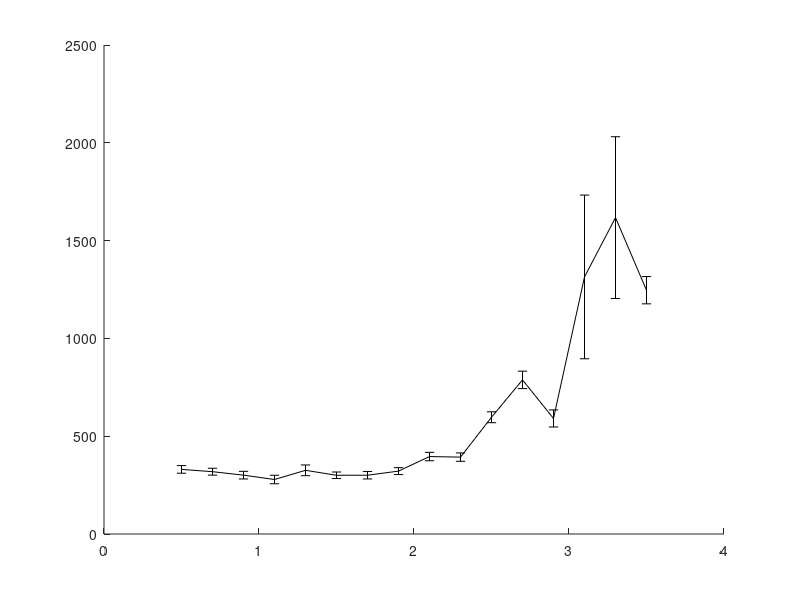

Here is the MATLAB script that generated this plot: (Note: this script raises an error after producing the figure.)
% In this experiment I compare the performance of the GD (with KDL) and the
% PCS on one scene with obstacles where the start and goal configurations
% are:
% State c_start = {0.5236, 1.7453, -1.8326, -1.4835,	1.5708,	0, 1.004278, 0.2729, 0.9486, -1.15011, 1.81001, -1.97739};
% State c_goal = {0.5236, 0.34907, 0.69813, -1.3963, 1.5708, 0, 0.7096, 1.8032, -1.7061, -1.6286, 1.9143, -2.0155}; // Robot 2 no backflip - Elbow down
% This while benchmarking the maximum step distance.
% With joint limits of the ABB robots.
% BiRRT planner
% last updated: 08/29/17

clear all
clc

%%
D1 = load('benchmark_BiRRT_PCS_3poles_rangeB_newNN.txt'); 

%%
D2 = load('benchmark_BiRRT_GD_3poles_rangeB_newNN.txt'); 
D2 = D2(D2(:,1) > 0.6,:);

%%
D3 = load('benchmark_BiRRT_HB_3poles_rangeB.txt'); 

%%
% PCS
rd = sort(unique(D1(:,1)));
for i = 1:length(rd)
    M = D1(D1(:,1)==rd(i), 2:end);
    td(i) = mean(M(:,4))*1e3;
    td_ste(i) = 1e3*std(M(:,4))/sqrt(size(M,1));
    nodes_d(i) =  mean(M(:,10));
    trees_d(i) =  mean(M(:,11));
    tlc_d(i) = mean(M(:,12))*1e3;
end

%%
% GD
rg = sort(unique(D2(:,1)));
for i = 1:length(rg)
    M = D2(D2(:,1)==rg(i), 2:end);
%     disp([i-1 rg(i)  size(M,1)])
    tg(i) = mean(M(:,4))*1e3;
    tg_ste(i) = 1e3*std(M(:,4))/sqrt(size(M,1));
    nodes_g(i) =  mean(M(:,10));
    trees_g(i) =  mean(M(:,11));
    tlc_g(i) = mean(M(:,12))*1e3;
end

%%
% HB
rb = sort(unique(D3(:,1)));
for i = 1:length(rb)
    M = D3(D3(:,1)==rb(i), 2:end);
%     disp([i-1 rg(i)  size(M,1)])
    tb(i) = mean(M(:,4))*1e3;
    tb_ste(i) = 1e3*std(M(:,4))/sqrt(size(M,1));
    nodes_b(i) =  mean(M(:,10));
    trees_b(i) =  mean(M(:,11));
    tlc_b(i) = mean(M(:,12))*1e3;
end

%%
disp(' ');
[tdmin, id] = min(td);
[tgmin, ig] = min(tg);
[tbmin, ib] = min(tb);

%%
h = figure(1);
clf
errorbar(rd,td,td_ste,'-k','linewidth',2);
hold on
errorbar(rg,tg,tg_ste,'--k','linewidth',2);
errorbar(rb,tb,tb_ste,':k','linewidth',2);
hold off
ylabel('mean runtime [msec]');
xlabel('max. local-connection distance');
legend('PCS','GD','HB');
% xlim([0 6]);
% xlim([min(rd) max(rd)]);

%% 
D1 = D1(D1(:,1)==rd(id), 2:end);
verf = D1(:,1)==1;
suc = D1(:,2)==1;

disp('PCS:');
disp(['Results of ' num2str(size(D1,1)) ' queries.']);
disp(['Minimum avg. runtime for PCS is ' num2str(tdmin) 'msec with d = ' num2str(rd(id)) ]);
disp(['Percent of successful queries verified: ' num2str(sum(verf & suc)/sum(suc)*100) '%']);
disp(['Plan distance: ' num2str(D1(1,3)) ]);
disp(['Avg. runtime: ' num2str(mean(D1(:,4))*1e3)  ' +/- ' num2str(std(D1(:,4))/sqrt(size(D1,1))*1e3) ' msec ']);
disp(['Min. runtime: ' num2str(min(D1(:,4))*1e3) ' msec ']);
disp(['Avg. local-connection time: ' num2str(mean(D1(:,12))*1e3)  ' +/- ' num2str(std(D1(:,12))/sqrt(size(D1,1))*1e3) ' msec ']);
disp(['Avg. nodes in path: ' num2str(floor(mean(D1(:,10)))) ]);
disp(['Avg. nodes in trees: ' num2str(floor(mean(D1(:,11)))) ]);
disp(['Avg. number of IK solutions: ' num2str(floor(mean(D1(:,5)))) ]);

%%
D2 = D2(D2(:,1)==rg(ig), 2:end);
verf = D2(:,1)==1;
suc = D2(:,2)==1;

disp('GD:');
disp(['Results of ' num2str(size(D2,1)) ' queries.']);
disp(['Minimum avg. runtime for GD is ' num2str(tgmin) 'msec with d = ' num2str(rg(ig)) ]);
disp(['Percent of successful queries verified: ' num2str(sum(verf & suc)/sum(suc)*100) '%']);
disp(['Plan distance: ' num2str(D2(1,3)) ]);
disp(['Avg. runtime: ' num2str(mean(D2(:,4))*1e3)  ' +/- ' num2str(std(D2(:,4))/sqrt(size(D2,1))*1e3) ' msec ']);
disp(['Min. runtime: ' num2str(min(D2(:,4))*1e3) ' msec ']);
disp(['Avg. local-connection time: ' num2str(mean(D2(:,12))*1e3)  ' +/- ' num2str(std(D2(:,12))/sqrt(size(D2,1))*1e3) ' msec ']);
disp(['Avg. nodes in path: ' num2str(floor(mean(D2(:,10)))) ]);
disp(['Avg. nodes in trees: ' num2str(floor(mean(D2(:,11)))) ]);
disp(['Avg. number of projections: ' num2str(floor(mean(D2(:,5)))) ]);

%%
D3 = D3(D3(:,1)==rb(ib), 2:end);
verf = D3(:,1)==1;
suc = D3(:,2)==1;

disp('HB:');
disp(['Results of ' num2str(size(D3,1)) ' queries.']);
disp(['Minimum avg. runtime for HB is ' num2str(tbmin) 'msec with d = ' num2str(rb(ib)) ]);
disp(['Percent of successful queries verified: ' num2str(sum(verf & suc)/sum(suc)*100) '%']);
disp(['Plan distance: ' num2str(D3(1,3)) ]);
disp(['Avg. runtime: ' num2str(mean(D3(:,4))*1e3)  ' +/- ' num2str(std(D3(:,4))/sqrt(size(D3,1))*1e3) ' msec ']);
disp(['Min. runtime: ' num2str(min(D3(:,4))*1e3) ' msec ']);
disp(['Avg. local-connection time: ' num2str(mean(D3(:,12))*1e3)  ' +/- ' num2str(std(D3(:,12))/sqrt(size(D3,1))*1e3) ' msec ']);
disp(['Avg. nodes in path: ' num2str(floor(mean(D3(:,10)))) ]);
disp(['Avg. nodes in trees: ' num2str(floor(mean(D3(:,11)))) ]);
disp(['Avg. number of projections: ' num2str(floor(mean(D3(:,5)))) ]);

%%
disp(' ');
disp(['Best speed-up: t_{pcs}/t_{gd} = ' num2str(tdmin/tgmin) ]);
disp(['Best speed-up: t_{hb}/t_{gd} = ' num2str(tbmin/tgmin) ]);
disp(['Best speed-up: t_{hb}/t_{pcs} = ' num2str(tbmin/tdmin) ]);

%%
%%
%%
% PCS
td = D1(:,4);
maxT = max(td);
T1 = linspace(0,maxT,100);
T1 = T1(2:end);
for i = 1:length(T1)
    sd = td < T1(i);
    md(i) = mean(td(sd));
    Md(i) = 1-sum(sd)/length(td);
end
%%
% GD
tg = D2(:,4);
maxT = max(tg);
T2 = linspace(0,maxT,1000);
T2 = T2(2:end);
for i = 1:length(T2)
    sg = tg < T2(i);
    mg(i) = mean(tg(sg));
    Mg(i) = 1-sum(sg)/length(tg);
end

%%
% HB
tb = D3(:,4);
maxT = max(tg);
T3 = linspace(0,maxT,1000);
T3 = T3(2:end);
for i = 1:length(T3)
    sb = tb < T3(i);
    mb(i) = mean(tb(sb));
    Mb(i) = 1-sum(sb)/length(tb);
end
%%
h = figure(2);
clf
plot(T1,Md*100,'-k','linewidth',2);
hold on
plot(T2,Mg*100,'--k','linewidth',2);
plot(T3,Mb*100,':k','linewidth',2);
hold off
xlabel('maximum runtime [sec]');
ylabel('failure rate [%]');
legend('PCS','GD','HB');
xlim([0 max([T1 T2])]);
title('CBiRRT');
